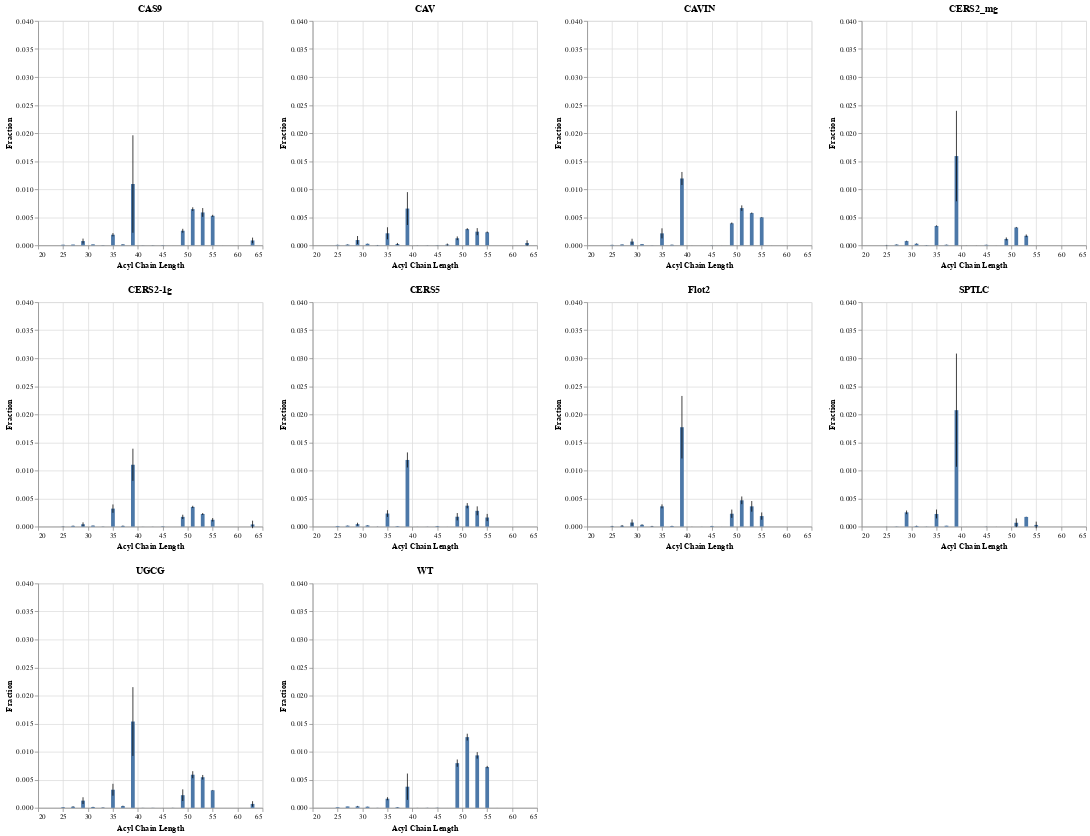

Notebook source saved alongside this figure:
### Code cell
chart_list = []
for protein in odds_long['Mutation'].unique():
    source = odds_long[odds_long['Mutation'] == protein]
    
    # create error bars
    err = alt.Chart(source).mark_errorbar(extent='stdev').encode(
        x='Acyl Chain Length:Q',
        y='Fraction:Q',
    )
    
    # create histogram
    bar = alt.Chart(source).mark_bar().encode(
        x='Acyl Chain Length:Q',
        y=alt.Y('mean(Fraction):Q').scale(domain=[0,.04]),
    ).properties(title=protein)
    
    # append to chart list
    chart = bar + err
    
    chart_list.append(chart)
    
# odds_distribution = alt.hconcat(*chart_list[:3]) & alt.hconcat(*chart_list[3:6]) & alt.hconcat(*chart_list[6:9]) & chart_list[9]
# odds_distribution

odds_distribution2 = alt.hconcat(*chart_list[:4]) & alt.hconcat(*chart_list[4:8]) & alt.hconcat(*chart_list[8:])
odds_distribution2
